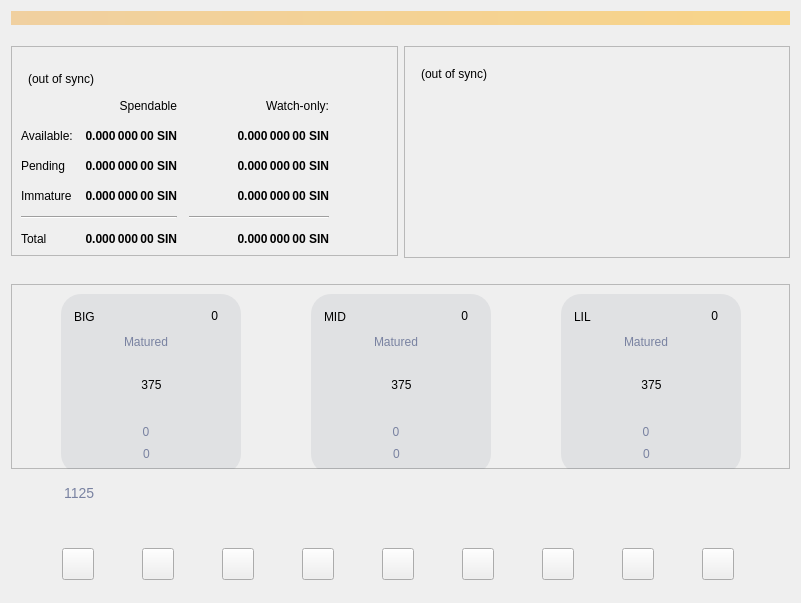
<?xml version="1.0" encoding="UTF-8"?>
<ui version="4.0">
 <class>OverviewPage</class>
 <widget class="QWidget" name="OverviewPage">
  <property name="geometry">
   <rect>
    <x>0</x>
    <y>0</y>
    <width>801</width>
    <height>603</height>
   </rect>
  </property>
  <property name="minimumSize">
   <size>
    <width>675</width>
    <height>600</height>
   </size>
  </property>
  <property name="windowTitle">
   <string>Form</string>
  </property>
  <layout class="QVBoxLayout" name="topLayout">
   <item>
    <widget class="QLabel" name="labelAlerts">
     <property name="visible">
      <bool>false</bool>
     </property>
     <property name="styleSheet">
      <string notr="true">QLabel { background-color: qlineargradient(x1: 0, y1: 0, x2: 1, y2: 0, stop:0 #F0D0A0, stop:1 #F8D488); color:#000000; }</string>
     </property>
     <property name="wordWrap">
      <bool>true</bool>
     </property>
     <property name="margin">
      <number>3</number>
     </property>
     <property name="textInteractionFlags">
      <set>Qt::TextSelectableByMouse</set>
     </property>
    </widget>
   </item>
   <item>
    <layout class="QHBoxLayout" name="horizontalLayout" stretch="1,1">
     <property name="topMargin">
      <number>15</number>
     </property>
     <item>
      <layout class="QVBoxLayout" name="verticalLayout_2">
       <item>
        <widget class="QFrame" name="frame">
         <property name="frameShape">
          <enum>QFrame::StyledPanel</enum>
         </property>
         <property name="frameShadow">
          <enum>QFrame::Raised</enum>
         </property>
         <layout class="QVBoxLayout" name="verticalLayout_4">
          <property name="topMargin">
           <number>21</number>
          </property>
          <item>
           <layout class="QHBoxLayout" name="horizontalLayout_4">
            <item>
             <widget class="QPushButton" name="labelWalletStatus">
              <property name="enabled">
               <bool>true</bool>
              </property>
              <property name="maximumSize">
               <size>
                <width>150</width>
                <height>16777215</height>
               </size>
              </property>
              <property name="toolTip">
               <string>The displayed information may be out of date. Your wallet automatically synchronizes with the SIN network after a connection is established, but this process has not completed yet.</string>
              </property>
              <property name="text">
               <string notr="true">(out of sync)</string>
              </property>
              <property name="icon">
               <iconset>
                <normaloff>:/icons/warning</normaloff>
                <disabledoff>:/icons/warning</disabledoff>:/icons/warning</iconset>
              </property>
              <property name="iconSize">
               <size>
                <width>24</width>
                <height>24</height>
               </size>
              </property>
              <property name="flat">
               <bool>true</bool>
              </property>
             </widget>
            </item>
            <item>
             <spacer name="horizontalSpacer_3">
              <property name="orientation">
               <enum>Qt::Horizontal</enum>
              </property>
              <property name="sizeHint" stdset="0">
               <size>
                <width>40</width>
                <height>20</height>
               </size>
              </property>
             </spacer>
            </item>
           </layout>
          </item>
          <item>
           <layout class="QGridLayout" name="gridLayout">
            <property name="horizontalSpacing">
             <number>12</number>
            </property>
            <property name="verticalSpacing">
             <number>13</number>
            </property>
            <item row="2" column="2">
             <widget class="QLabel" name="labelWatchPending">
              <property name="font">
               <font>
                <weight>75</weight>
                <bold>true</bold>
               </font>
              </property>
              <property name="cursor">
               <cursorShape>IBeamCursor</cursorShape>
              </property>
              <property name="toolTip">
               <string>Unconfirmed transactions to watch-only addresses</string>
              </property>
              <property name="text">
               <string notr="true">0.000 000 00 SIN</string>
              </property>
              <property name="alignment">
               <set>Qt::AlignRight|Qt::AlignTrailing|Qt::AlignVCenter</set>
              </property>
              <property name="textInteractionFlags">
               <set>Qt::LinksAccessibleByMouse|Qt::TextSelectableByKeyboard|Qt::TextSelectableByMouse</set>
              </property>
             </widget>
            </item>
            <item row="2" column="1">
             <widget class="QLabel" name="labelUnconfirmed">
              <property name="font">
               <font>
                <weight>75</weight>
                <bold>true</bold>
               </font>
              </property>
              <property name="cursor">
               <cursorShape>IBeamCursor</cursorShape>
              </property>
              <property name="toolTip">
               <string>Total of transactions that have yet to be confirmed, and do not yet count toward the spendable balance</string>
              </property>
              <property name="text">
               <string notr="true">0.000 000 00 SIN</string>
              </property>
              <property name="alignment">
               <set>Qt::AlignRight|Qt::AlignTrailing|Qt::AlignVCenter</set>
              </property>
              <property name="textInteractionFlags">
               <set>Qt::LinksAccessibleByMouse|Qt::TextSelectableByKeyboard|Qt::TextSelectableByMouse</set>
              </property>
             </widget>
            </item>
            <item row="3" column="2">
             <widget class="QLabel" name="labelWatchImmature">
              <property name="font">
               <font>
                <weight>75</weight>
                <bold>true</bold>
               </font>
              </property>
              <property name="cursor">
               <cursorShape>IBeamCursor</cursorShape>
              </property>
              <property name="toolTip">
               <string>Mined balance in watch-only addresses that has not yet matured</string>
              </property>
              <property name="text">
               <string notr="true">0.000 000 00 SIN</string>
              </property>
              <property name="alignment">
               <set>Qt::AlignRight|Qt::AlignTrailing|Qt::AlignVCenter</set>
              </property>
              <property name="textInteractionFlags">
               <set>Qt::LinksAccessibleByMouse|Qt::TextSelectableByKeyboard|Qt::TextSelectableByMouse</set>
              </property>
             </widget>
            </item>
            <item row="4" column="0" colspan="2">
             <widget class="Line" name="line">
              <property name="orientation">
               <enum>Qt::Horizontal</enum>
              </property>
             </widget>
            </item>
            <item row="4" column="2">
             <widget class="Line" name="lineWatchBalance">
              <property name="sizePolicy">
               <sizepolicy hsizetype="Preferred" vsizetype="Fixed">
                <horstretch>0</horstretch>
                <verstretch>0</verstretch>
               </sizepolicy>
              </property>
              <property name="minimumSize">
               <size>
                <width>140</width>
                <height>0</height>
               </size>
              </property>
              <property name="orientation">
               <enum>Qt::Horizontal</enum>
              </property>
             </widget>
            </item>
            <item row="5" column="0">
             <widget class="QLabel" name="labelTotalText">
              <property name="text">
               <string>Total</string>
              </property>
             </widget>
            </item>
            <item row="3" column="1">
             <widget class="QLabel" name="labelImmature">
              <property name="font">
               <font>
                <weight>75</weight>
                <bold>true</bold>
               </font>
              </property>
              <property name="cursor">
               <cursorShape>IBeamCursor</cursorShape>
              </property>
              <property name="toolTip">
               <string>Mined balance that has not yet matured</string>
              </property>
              <property name="text">
               <string notr="true">0.000 000 00 SIN</string>
              </property>
              <property name="alignment">
               <set>Qt::AlignRight|Qt::AlignTrailing|Qt::AlignVCenter</set>
              </property>
              <property name="textInteractionFlags">
               <set>Qt::LinksAccessibleByMouse|Qt::TextSelectableByKeyboard|Qt::TextSelectableByMouse</set>
              </property>
             </widget>
            </item>
            <item row="2" column="3">
             <spacer name="horizontalSpacer_2">
              <property name="orientation">
               <enum>Qt::Horizontal</enum>
              </property>
              <property name="sizeHint" stdset="0">
               <size>
                <width>40</width>
                <height>20</height>
               </size>
              </property>
             </spacer>
            </item>
            <item row="3" column="0">
             <widget class="QLabel" name="labelImmatureText">
              <property name="text">
               <string>Immature</string>
              </property>
             </widget>
            </item>
            <item row="5" column="1">
             <widget class="QLabel" name="labelTotal">
              <property name="font">
               <font>
                <weight>75</weight>
                <bold>true</bold>
               </font>
              </property>
              <property name="cursor">
               <cursorShape>IBeamCursor</cursorShape>
              </property>
              <property name="toolTip">
               <string>Your current total balance</string>
              </property>
              <property name="text">
               <string notr="true">0.000 000 00 SIN</string>
              </property>
              <property name="alignment">
               <set>Qt::AlignRight|Qt::AlignTrailing|Qt::AlignVCenter</set>
              </property>
              <property name="textInteractionFlags">
               <set>Qt::LinksAccessibleByMouse|Qt::TextSelectableByKeyboard|Qt::TextSelectableByMouse</set>
              </property>
             </widget>
            </item>
            <item row="5" column="2">
             <widget class="QLabel" name="labelWatchTotal">
              <property name="font">
               <font>
                <weight>75</weight>
                <bold>true</bold>
               </font>
              </property>
              <property name="cursor">
               <cursorShape>IBeamCursor</cursorShape>
              </property>
              <property name="toolTip">
               <string>Current total balance in watch-only addresses</string>
              </property>
              <property name="text">
               <string notr="true">0.000 000 00 SIN</string>
              </property>
              <property name="alignment">
               <set>Qt::AlignRight|Qt::AlignTrailing|Qt::AlignVCenter</set>
              </property>
              <property name="textInteractionFlags">
               <set>Qt::LinksAccessibleByMouse|Qt::TextSelectableByKeyboard|Qt::TextSelectableByMouse</set>
              </property>
             </widget>
            </item>
            <item row="0" column="2">
             <widget class="QLabel" name="labelWatchonly">
              <property name="text">
               <string>Watch-only:</string>
              </property>
              <property name="alignment">
               <set>Qt::AlignRight|Qt::AlignTrailing|Qt::AlignVCenter</set>
              </property>
             </widget>
            </item>
            <item row="1" column="0">
             <widget class="QLabel" name="labelBalanceText">
              <property name="text">
               <string>Available:</string>
              </property>
             </widget>
            </item>
            <item row="1" column="1">
             <widget class="QLabel" name="labelBalance">
              <property name="font">
               <font>
                <weight>75</weight>
                <bold>true</bold>
               </font>
              </property>
              <property name="cursor">
               <cursorShape>IBeamCursor</cursorShape>
              </property>
              <property name="toolTip">
               <string>Your current spendable balance</string>
              </property>
              <property name="text">
               <string notr="true">0.000 000 00 SIN</string>
              </property>
              <property name="alignment">
               <set>Qt::AlignRight|Qt::AlignTrailing|Qt::AlignVCenter</set>
              </property>
              <property name="textInteractionFlags">
               <set>Qt::LinksAccessibleByMouse|Qt::TextSelectableByKeyboard|Qt::TextSelectableByMouse</set>
              </property>
             </widget>
            </item>
            <item row="1" column="2">
             <widget class="QLabel" name="labelWatchAvailable">
              <property name="font">
               <font>
                <weight>75</weight>
                <bold>true</bold>
               </font>
              </property>
              <property name="cursor">
               <cursorShape>IBeamCursor</cursorShape>
              </property>
              <property name="toolTip">
               <string>Your current balance in watch-only addresses</string>
              </property>
              <property name="text">
               <string notr="true">0.000 000 00 SIN</string>
              </property>
              <property name="alignment">
               <set>Qt::AlignRight|Qt::AlignTrailing|Qt::AlignVCenter</set>
              </property>
              <property name="textInteractionFlags">
               <set>Qt::LinksAccessibleByMouse|Qt::TextSelectableByKeyboard|Qt::TextSelectableByMouse</set>
              </property>
             </widget>
            </item>
            <item row="2" column="0">
             <widget class="QLabel" name="labelPendingText">
              <property name="text">
               <string>Pending</string>
              </property>
             </widget>
            </item>
            <item row="0" column="1">
             <widget class="QLabel" name="labelSpendable">
              <property name="minimumSize">
               <size>
                <width>0</width>
                <height>20</height>
               </size>
              </property>
              <property name="text">
               <string>Spendable</string>
              </property>
              <property name="alignment">
               <set>Qt::AlignRight|Qt::AlignTrailing|Qt::AlignVCenter</set>
              </property>
             </widget>
            </item>
           </layout>
          </item>
         </layout>
        </widget>
       </item>
       <item>
        <spacer name="verticalSpacer">
         <property name="orientation">
          <enum>Qt::Vertical</enum>
         </property>
         <property name="sizeType">
          <enum>QSizePolicy::MinimumExpanding</enum>
         </property>
         <property name="sizeHint" stdset="0">
          <size>
           <width>20</width>
           <height>10</height>
          </size>
         </property>
        </spacer>
       </item>
      </layout>
     </item>
     <item>
      <layout class="QVBoxLayout" name="verticalLayout_3">
       <item>
        <widget class="QFrame" name="frame_2">
         <property name="sizePolicy">
          <sizepolicy hsizetype="Preferred" vsizetype="Preferred">
           <horstretch>0</horstretch>
           <verstretch>0</verstretch>
          </sizepolicy>
         </property>
         <property name="minimumSize">
          <size>
           <width>0</width>
           <height>0</height>
          </size>
         </property>
         <property name="maximumSize">
          <size>
           <width>16777215</width>
           <height>221</height>
          </size>
         </property>
         <property name="frameShape">
          <enum>QFrame::StyledPanel</enum>
         </property>
         <property name="frameShadow">
          <enum>QFrame::Raised</enum>
         </property>
         <layout class="QVBoxLayout" name="verticalLayout">
          <property name="topMargin">
           <number>16</number>
          </property>
          <item>
           <layout class="QHBoxLayout" name="horizontalLayout_2">
            <property name="spacing">
             <number>6</number>
            </property>
            <item>
             <widget class="QPushButton" name="labelTransactionsStatus">
              <property name="enabled">
               <bool>true</bool>
              </property>
              <property name="maximumSize">
               <size>
                <width>150</width>
                <height>16777215</height>
               </size>
              </property>
              <property name="toolTip">
               <string>The displayed information may be out of date. Your wallet automatically synchronizes with the SIN network after a connection is established, but this process has not completed yet.</string>
              </property>
              <property name="text">
               <string notr="true">(out of sync)</string>
              </property>
              <property name="icon">
               <iconset>
                <normaloff>:/icons/warning</normaloff>
                <disabledoff>:/icons/warning</disabledoff>:/icons/warning</iconset>
              </property>
              <property name="iconSize">
               <size>
                <width>24</width>
                <height>24</height>
               </size>
              </property>
              <property name="flat">
               <bool>true</bool>
              </property>
             </widget>
            </item>
            <item>
             <spacer name="horizontalSpacer">
              <property name="orientation">
               <enum>Qt::Horizontal</enum>
              </property>
              <property name="sizeHint" stdset="0">
               <size>
                <width>40</width>
                <height>20</height>
               </size>
              </property>
             </spacer>
            </item>
           </layout>
          </item>
          <item>
           <widget class="QListView" name="listTransactions">
            <property name="sizePolicy">
             <sizepolicy hsizetype="Expanding" vsizetype="Expanding">
              <horstretch>0</horstretch>
              <verstretch>0</verstretch>
             </sizepolicy>
            </property>
            <property name="minimumSize">
             <size>
              <width>0</width>
              <height>0</height>
             </size>
            </property>
            <property name="styleSheet">
             <string notr="true">QListView { background: transparent; }</string>
            </property>
            <property name="frameShape">
             <enum>QFrame::NoFrame</enum>
            </property>
            <property name="verticalScrollBarPolicy">
             <enum>Qt::ScrollBarAlwaysOff</enum>
            </property>
            <property name="horizontalScrollBarPolicy">
             <enum>Qt::ScrollBarAlwaysOff</enum>
            </property>
            <property name="selectionMode">
             <enum>QAbstractItemView::NoSelection</enum>
            </property>
           </widget>
          </item>
         </layout>
        </widget>
       </item>
       <item>
        <spacer name="verticalSpacer_2">
         <property name="orientation">
          <enum>Qt::Vertical</enum>
         </property>
         <property name="sizeType">
          <enum>QSizePolicy::MinimumExpanding</enum>
         </property>
         <property name="sizeHint" stdset="0">
          <size>
           <width>20</width>
           <height>20</height>
          </size>
         </property>
        </spacer>
       </item>
      </layout>
     </item>
    </layout>
   </item>
   <item>
    <widget class="QFrame" name="frame_3">
     <property name="minimumSize">
      <size>
       <width>0</width>
       <height>185</height>
      </size>
     </property>
     <property name="styleSheet">
      <string notr="true"/>
     </property>
     <property name="frameShape">
      <enum>QFrame::StyledPanel</enum>
     </property>
     <property name="frameShadow">
      <enum>QFrame::Raised</enum>
     </property>
     <widget class="QFrame" name="frame_7">
      <property name="geometry">
       <rect>
        <x>50</x>
        <y>10</y>
        <width>180</width>
        <height>180</height>
       </rect>
      </property>
      <property name="styleSheet">
       <string notr="true">background-color: rgba(78, 93, 108, 0.1);
border-radius:20px;
border:none !important;
padding-right: 10px;
</string>
      </property>
      <property name="frameShape">
       <enum>QFrame::StyledPanel</enum>
      </property>
      <property name="frameShadow">
       <enum>QFrame::Raised</enum>
      </property>
      <widget class="QLabel" name="labelBIGNodeText">
       <property name="geometry">
        <rect>
         <x>10</x>
         <y>10</y>
         <width>100</width>
         <height>25</height>
        </rect>
       </property>
       <property name="styleSheet">
        <string notr="true">background-color: transparent;
font: 75 21px &quot;MS Shell Dlg 2&quot;;</string>
       </property>
       <property name="text">
        <string>BIG</string>
       </property>
      </widget>
      <widget class="QLabel" name="labelBIGNode">
       <property name="geometry">
        <rect>
         <x>20</x>
         <y>60</y>
         <width>151</width>
         <height>61</height>
        </rect>
       </property>
       <property name="styleSheet">
        <string notr="true">background-color: transparent;
font: 75 60px &quot;MS Shell Dlg 2&quot;;
</string>
       </property>
       <property name="text">
        <string notr="true">375</string>
       </property>
       <property name="scaledContents">
        <bool>true</bool>
       </property>
       <property name="alignment">
        <set>Qt::AlignCenter</set>
       </property>
      </widget>
      <widget class="QLabel" name="labelBIGNodeQueued">
       <property name="geometry">
        <rect>
         <x>50</x>
         <y>130</y>
         <width>80</width>
         <height>15</height>
        </rect>
       </property>
       <property name="styleSheet">
        <string notr="true">font: 13px &quot;MS Shell Dlg 2&quot;;
color: rgb(121, 130, 161);
background-color: transparent;</string>
       </property>
       <property name="text">
        <string notr="true">0</string>
       </property>
       <property name="alignment">
        <set>Qt::AlignCenter</set>
       </property>
      </widget>
      <widget class="QLabel" name="label_7">
       <property name="geometry">
        <rect>
         <x>50</x>
         <y>40</y>
         <width>80</width>
         <height>15</height>
        </rect>
       </property>
       <property name="styleSheet">
        <string notr="true">font: 16px &quot;MS Shell Dlg 2&quot;;
color: rgb(121, 130, 161);
background-color: transparent;</string>
       </property>
       <property name="text">
        <string>Matured</string>
       </property>
       <property name="alignment">
        <set>Qt::AlignCenter</set>
       </property>
      </widget>
      <widget class="QLabel" name="labelBIGNodeRoi">
       <property name="geometry">
        <rect>
         <x>70</x>
         <y>12</y>
         <width>100</width>
         <height>20</height>
        </rect>
       </property>
       <property name="styleSheet">
        <string notr="true">background-color: transparent;</string>
       </property>
       <property name="text">
        <string notr="true">0</string>
       </property>
       <property name="alignment">
        <set>Qt::AlignRight|Qt::AlignTrailing|Qt::AlignVCenter</set>
       </property>
      </widget>
      <widget class="QLabel" name="labelBIGNodeSTM">
       <property name="geometry">
        <rect>
         <x>12</x>
         <y>150</y>
         <width>157</width>
         <height>20</height>
        </rect>
       </property>
       <property name="styleSheet">
        <string notr="true">font: 13px &quot;MS Shell Dlg 2&quot;;
color: rgb(121, 130, 161);
background-color: transparent;</string>
       </property>
       <property name="text">
        <string notr="true">0</string>
       </property>
       <property name="alignment">
        <set>Qt::AlignCenter</set>
       </property>
      </widget>
     </widget>
     <widget class="QFrame" name="frame_8">
      <property name="geometry">
       <rect>
        <x>300</x>
        <y>10</y>
        <width>180</width>
        <height>180</height>
       </rect>
      </property>
      <property name="styleSheet">
       <string notr="true">background-color: rgba(78, 93, 108, 0.1);
border-radius:20px;
border:none !important;
padding-right: 10px;</string>
      </property>
      <property name="frameShape">
       <enum>QFrame::StyledPanel</enum>
      </property>
      <property name="frameShadow">
       <enum>QFrame::Raised</enum>
      </property>
      <widget class="QLabel" name="labelMIDNodeText">
       <property name="geometry">
        <rect>
         <x>10</x>
         <y>10</y>
         <width>100</width>
         <height>25</height>
        </rect>
       </property>
       <property name="styleSheet">
        <string notr="true">background-color: transparent;
font: 75 21px &quot;MS Shell Dlg 2&quot;;</string>
       </property>
       <property name="text">
        <string>MID</string>
       </property>
      </widget>
      <widget class="QLabel" name="labelMIDNode">
       <property name="geometry">
        <rect>
         <x>20</x>
         <y>60</y>
         <width>151</width>
         <height>61</height>
        </rect>
       </property>
       <property name="styleSheet">
        <string notr="true">background-color: transparent;
font: 75 60px &quot;MS Shell Dlg 2&quot;;
</string>
       </property>
       <property name="text">
        <string notr="true">375</string>
       </property>
       <property name="alignment">
        <set>Qt::AlignCenter</set>
       </property>
      </widget>
      <widget class="QLabel" name="labelMIDNodeQueued">
       <property name="geometry">
        <rect>
         <x>50</x>
         <y>130</y>
         <width>80</width>
         <height>15</height>
        </rect>
       </property>
       <property name="styleSheet">
        <string notr="true">font: 13px &quot;MS Shell Dlg 2&quot;;
color: rgb(121, 130, 161);
background-color: transparent;</string>
       </property>
       <property name="text">
        <string notr="true">0</string>
       </property>
       <property name="alignment">
        <set>Qt::AlignCenter</set>
       </property>
      </widget>
      <widget class="QLabel" name="label_8">
       <property name="geometry">
        <rect>
         <x>50</x>
         <y>40</y>
         <width>80</width>
         <height>15</height>
        </rect>
       </property>
       <property name="styleSheet">
        <string notr="true">font: 16px &quot;MS Shell Dlg 2&quot;;
color: rgb(121, 130, 161);
background-color: transparent;</string>
       </property>
       <property name="text">
        <string>Matured</string>
       </property>
       <property name="alignment">
        <set>Qt::AlignCenter</set>
       </property>
      </widget>
      <widget class="QLabel" name="labelMIDNodeRoi">
       <property name="geometry">
        <rect>
         <x>70</x>
         <y>12</y>
         <width>100</width>
         <height>20</height>
        </rect>
       </property>
       <property name="styleSheet">
        <string notr="true">background-color: transparent;</string>
       </property>
       <property name="text">
        <string notr="true">0</string>
       </property>
       <property name="alignment">
        <set>Qt::AlignRight|Qt::AlignTrailing|Qt::AlignVCenter</set>
       </property>
      </widget>
      <widget class="QLabel" name="labelMIDNodeSTM">
       <property name="geometry">
        <rect>
         <x>12</x>
         <y>150</y>
         <width>157</width>
         <height>20</height>
        </rect>
       </property>
       <property name="styleSheet">
        <string notr="true">font: 13px &quot;MS Shell Dlg 2&quot;;
color: rgb(121, 130, 161);
background-color: transparent;</string>
       </property>
       <property name="text">
        <string notr="true">0</string>
       </property>
       <property name="alignment">
        <set>Qt::AlignCenter</set>
       </property>
      </widget>
     </widget>
     <widget class="QFrame" name="frame_9">
      <property name="geometry">
       <rect>
        <x>550</x>
        <y>10</y>
        <width>180</width>
        <height>180</height>
       </rect>
      </property>
      <property name="styleSheet">
       <string notr="true">background-color: rgba(78, 93, 108, 0.1);
border-radius:20px;
border:none !important;
padding-right: 10px;</string>
      </property>
      <property name="frameShape">
       <enum>QFrame::StyledPanel</enum>
      </property>
      <property name="frameShadow">
       <enum>QFrame::Raised</enum>
      </property>
      <widget class="QLabel" name="labelLILNodeText">
       <property name="geometry">
        <rect>
         <x>10</x>
         <y>10</y>
         <width>100</width>
         <height>25</height>
        </rect>
       </property>
       <property name="styleSheet">
        <string notr="true">background-color: transparent;
font: 75 21px &quot;MS Shell Dlg 2&quot;;</string>
       </property>
       <property name="text">
        <string>LIL</string>
       </property>
      </widget>
      <widget class="QLabel" name="labelLILNode">
       <property name="geometry">
        <rect>
         <x>20</x>
         <y>60</y>
         <width>151</width>
         <height>61</height>
        </rect>
       </property>
       <property name="styleSheet">
        <string notr="true">background-color: transparent;
font: 75 60px &quot;MS Shell Dlg 2&quot;;
</string>
       </property>
       <property name="text">
        <string notr="true">375</string>
       </property>
       <property name="alignment">
        <set>Qt::AlignCenter</set>
       </property>
      </widget>
      <widget class="QLabel" name="labelLILNodeQueued">
       <property name="geometry">
        <rect>
         <x>50</x>
         <y>130</y>
         <width>80</width>
         <height>15</height>
        </rect>
       </property>
       <property name="styleSheet">
        <string notr="true">font: 13px &quot;MS Shell Dlg 2&quot;;
color: rgb(121, 130, 161);
background-color: transparent;</string>
       </property>
       <property name="text">
        <string notr="true">0</string>
       </property>
       <property name="alignment">
        <set>Qt::AlignCenter</set>
       </property>
      </widget>
      <widget class="QLabel" name="label_9">
       <property name="geometry">
        <rect>
         <x>50</x>
         <y>40</y>
         <width>80</width>
         <height>15</height>
        </rect>
       </property>
       <property name="styleSheet">
        <string notr="true">font: 16px &quot;MS Shell Dlg 2&quot;;
color: rgb(121, 130, 161);
background-color: transparent;</string>
       </property>
       <property name="text">
        <string>Matured</string>
       </property>
       <property name="alignment">
        <set>Qt::AlignCenter</set>
       </property>
      </widget>
      <widget class="QLabel" name="labelLILNodeRoi">
       <property name="geometry">
        <rect>
         <x>70</x>
         <y>12</y>
         <width>100</width>
         <height>20</height>
        </rect>
       </property>
       <property name="styleSheet">
        <string notr="true">background-color: transparent;</string>
       </property>
       <property name="text">
        <string notr="true">0</string>
       </property>
       <property name="alignment">
        <set>Qt::AlignRight|Qt::AlignTrailing|Qt::AlignVCenter</set>
       </property>
      </widget>
      <widget class="QLabel" name="labelLILNodeSTM">
       <property name="geometry">
        <rect>
         <x>12</x>
         <y>150</y>
         <width>157</width>
         <height>20</height>
        </rect>
       </property>
       <property name="styleSheet">
        <string notr="true">font: 13px &quot;MS Shell Dlg 2&quot;;
color: rgb(121, 130, 161);
background-color: transparent;</string>
       </property>
       <property name="text">
        <string notr="true">0</string>
       </property>
       <property name="alignment">
        <set>Qt::AlignCenter</set>
       </property>
      </widget>
     </widget>
    </widget>
   </item>
   <item>
    <widget class="QLabel" name="labelStatisticTotalNode">
     <property name="styleSheet">
      <string notr="true">margin-left: 50px;
margin-top: 10px;
font-size:14px;
color:#7982A1;

</string>
     </property>
     <property name="text">
      <string notr="true">1125</string>
     </property>
     <property name="alignment">
      <set>Qt::AlignLeading|Qt::AlignLeft|Qt::AlignVCenter</set>
     </property>
    </widget>
   </item>
   <item>
    <spacer name="verticalSpacer_3">
     <property name="orientation">
      <enum>Qt::Vertical</enum>
     </property>
     <property name="sizeHint" stdset="0">
      <size>
       <width>20</width>
       <height>40</height>
      </size>
     </property>
    </spacer>
   </item>
   <item>
    <widget class="QFrame" name="button_logo_horizontal">
     <property name="sizePolicy">
      <sizepolicy hsizetype="MinimumExpanding" vsizetype="Fixed">
       <horstretch>0</horstretch>
       <verstretch>0</verstretch>
      </sizepolicy>
     </property>
     <property name="minimumSize">
      <size>
       <width>0</width>
       <height>0</height>
      </size>
     </property>
     <layout class="QHBoxLayout" name="horizontalLayout_11">
      <property name="spacing">
       <number>6</number>
      </property>
      <property name="topMargin">
       <number>10</number>
      </property>
      <property name="bottomMargin">
       <number>12</number>
      </property>
      <item>
       <widget class="QPushButton" name="pushButton_Website">
        <property name="minimumSize">
         <size>
          <width>32</width>
          <height>32</height>
         </size>
        </property>
        <property name="maximumSize">
         <size>
          <width>32</width>
          <height>32</height>
         </size>
        </property>
        <property name="text">
         <string/>
        </property>
        <property name="icon">
         <iconset>
          <normaloff>:/icons/website</normaloff>:/icons/website</iconset>
        </property>
        <property name="iconSize">
         <size>
          <width>32</width>
          <height>32</height>
         </size>
        </property>
       </widget>
      </item>
      <item>
       <widget class="QPushButton" name="pushButton_Discord">
        <property name="minimumSize">
         <size>
          <width>32</width>
          <height>32</height>
         </size>
        </property>
        <property name="maximumSize">
         <size>
          <width>32</width>
          <height>32</height>
         </size>
        </property>
        <property name="text">
         <string/>
        </property>
        <property name="icon">
         <iconset>
          <normaloff>:/icons/discord</normaloff>:/icons/discord</iconset>
        </property>
        <property name="iconSize">
         <size>
          <width>32</width>
          <height>32</height>
         </size>
        </property>
       </widget>
      </item>
      <item>
       <widget class="QPushButton" name="pushButton_Reddit">
        <property name="maximumSize">
         <size>
          <width>32</width>
          <height>32</height>
         </size>
        </property>
        <property name="text">
         <string/>
        </property>
        <property name="icon">
         <iconset>
          <normaloff>:/icons/reddit</normaloff>:/icons/reddit</iconset>
        </property>
        <property name="iconSize">
         <size>
          <width>32</width>
          <height>32</height>
         </size>
        </property>
       </widget>
      </item>
      <item>
       <widget class="QPushButton" name="pushButton_Telegram">
        <property name="minimumSize">
         <size>
          <width>32</width>
          <height>32</height>
         </size>
        </property>
        <property name="maximumSize">
         <size>
          <width>32</width>
          <height>32</height>
         </size>
        </property>
        <property name="text">
         <string/>
        </property>
        <property name="icon">
         <iconset>
          <normaloff>:/icons/telegram</normaloff>:/icons/telegram</iconset>
        </property>
        <property name="iconSize">
         <size>
          <width>32</width>
          <height>32</height>
         </size>
        </property>
       </widget>
      </item>
      <item>
       <widget class="QPushButton" name="pushButton_Facebook">
        <property name="maximumSize">
         <size>
          <width>32</width>
          <height>32</height>
         </size>
        </property>
        <property name="text">
         <string/>
        </property>
        <property name="icon">
         <iconset>
          <normaloff>:/icons/facebook</normaloff>:/icons/facebook</iconset>
        </property>
        <property name="iconSize">
         <size>
          <width>32</width>
          <height>32</height>
         </size>
        </property>
       </widget>
      </item>
      <item>
       <widget class="QPushButton" name="pushButton_Youtube">
        <property name="maximumSize">
         <size>
          <width>32</width>
          <height>32</height>
         </size>
        </property>
        <property name="text">
         <string/>
        </property>
        <property name="icon">
         <iconset>
          <normaloff>:/icons/youtube</normaloff>:/icons/youtube</iconset>
        </property>
        <property name="iconSize">
         <size>
          <width>32</width>
          <height>32</height>
         </size>
        </property>
       </widget>
      </item>
      <item>
       <widget class="QPushButton" name="pushButton_Twitter">
        <property name="minimumSize">
         <size>
          <width>32</width>
          <height>32</height>
         </size>
        </property>
        <property name="maximumSize">
         <size>
          <width>32</width>
          <height>32</height>
         </size>
        </property>
        <property name="text">
         <string/>
        </property>
        <property name="icon">
         <iconset>
          <normaloff>:/icons/twitter</normaloff>:/icons/twitter</iconset>
        </property>
        <property name="iconSize">
         <size>
          <width>32</width>
          <height>32</height>
         </size>
        </property>
       </widget>
      </item>
      <item>
       <widget class="QPushButton" name="pushButton_Btctalk">
        <property name="maximumSize">
         <size>
          <width>32</width>
          <height>32</height>
         </size>
        </property>
        <property name="text">
         <string/>
        </property>
        <property name="icon">
         <iconset>
          <normaloff>:/icons/btctalk</normaloff>:/icons/btctalk</iconset>
        </property>
        <property name="iconSize">
         <size>
          <width>32</width>
          <height>32</height>
         </size>
        </property>
       </widget>
      </item>
      <item>
       <widget class="QPushButton" name="pushButton_Explorer">
        <property name="minimumSize">
         <size>
          <width>32</width>
          <height>32</height>
         </size>
        </property>
        <property name="maximumSize">
         <size>
          <width>32</width>
          <height>32</height>
         </size>
        </property>
        <property name="text">
         <string/>
        </property>
        <property name="icon">
         <iconset>
          <normaloff>:/icons/explorer</normaloff>:/icons/explorer</iconset>
        </property>
        <property name="iconSize">
         <size>
          <width>32</width>
          <height>32</height>
         </size>
        </property>
       </widget>
      </item>
     </layout>
    </widget>
   </item>
  </layout>
 </widget>
 <resources/>
 <connections/>
</ui>
